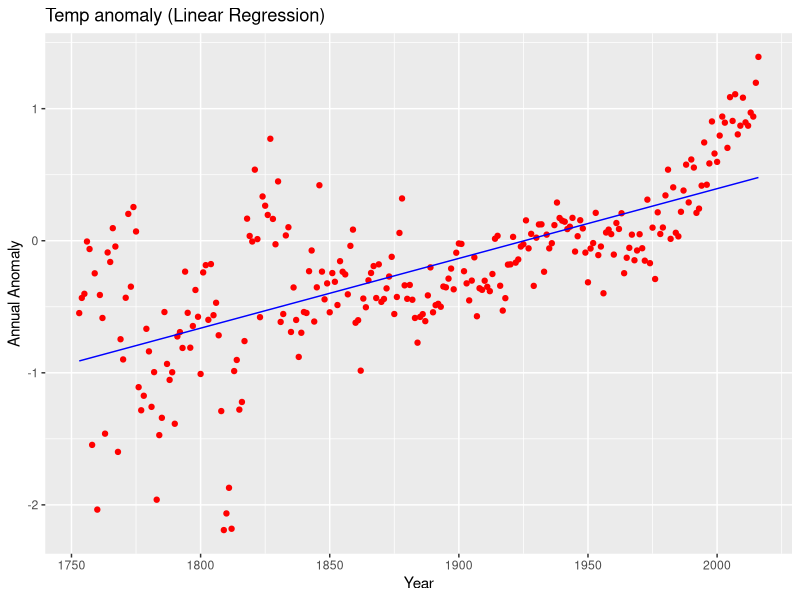
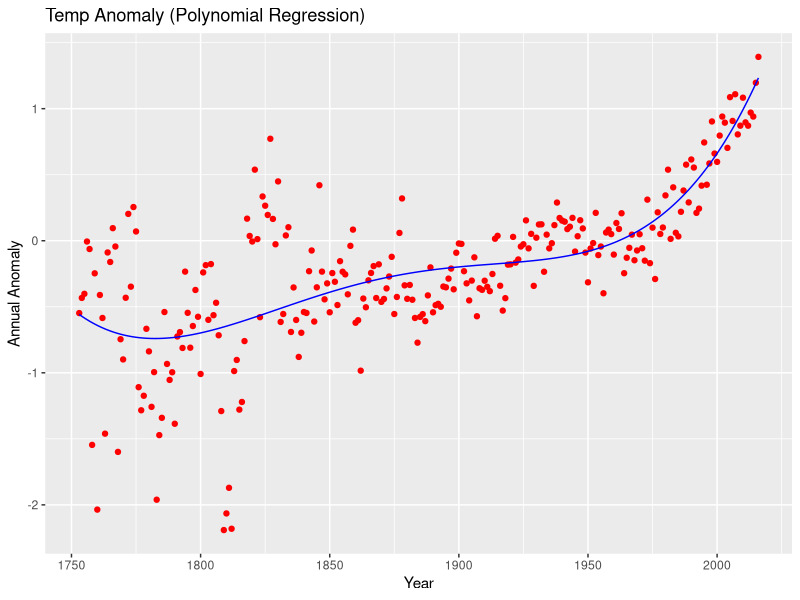

Here is the R script that generated these plots, in order:
# Polynomial Regression

# Importing the dataset
dataset = read.csv('anomaly.csv')
dataset = dataset[1:2]

# Splitting the dataset into the Training set and Test set
# # install.packages('caTools')
# library(caTools)
# set.seed(123)
# split = sample.split(dataset$Salary, SplitRatio = 2/3)
# training_set = subset(dataset, split == TRUE)
# test_set = subset(dataset, split == FALSE)

# Feature Scaling
# training_set = scale(training_set)
# test_set = scale(test_set)

# Fitting Linear Regression to the dataset
lin_reg = lm(formula = Annual.Anomaly ~ .,
             data = dataset)

# Fitting Polynomial Regression to the dataset
dataset$Year2 = dataset$Year^2
dataset$Year3 = dataset$Year^3
dataset$Year4 = dataset$Year^4
poly_reg = lm(formula = Annual.Anomaly ~ .,
              data = dataset)

# Visualising the Linear Regression results
#install.packages('ggplot2')
library(ggplot2)
ggplot() +
  geom_point(aes(x = dataset$Year, y = dataset$Annual.Anomaly),
             colour = 'red') +
  geom_line(aes(x = dataset$Year, y = predict(lin_reg, newdata = dataset)),
            colour = 'blue') +
  ggtitle('Temp anomaly (Linear Regression)') +
  xlab('Year') +
  ylab('Annual Anomaly')

# Visualising the Polynomial Regression results
# install.packages('ggplot2')
library(ggplot2)
ggplot() +
  geom_point(aes(x = dataset$Year, y = dataset$Annual.Anomaly),
             colour = 'red') +
  geom_line(aes(x = dataset$Year, y = predict(poly_reg, newdata = dataset)),
            colour = 'blue') +
  ggtitle('Temp Anomaly (Polynomial Regression)') +
  xlab('Year') +
  ylab('Annual Anomaly')

# Predicting a new result with Linear Regression
predict(lin_reg, data.frame(Year = 6.5))

# Predicting a new result with Polynomial Regression
predict(poly_reg, data.frame(Year = 6.5,
                             Year2 = 6.5^2,
                             Year3 = 6.5^3,
                             Year4 = 6.5^4))